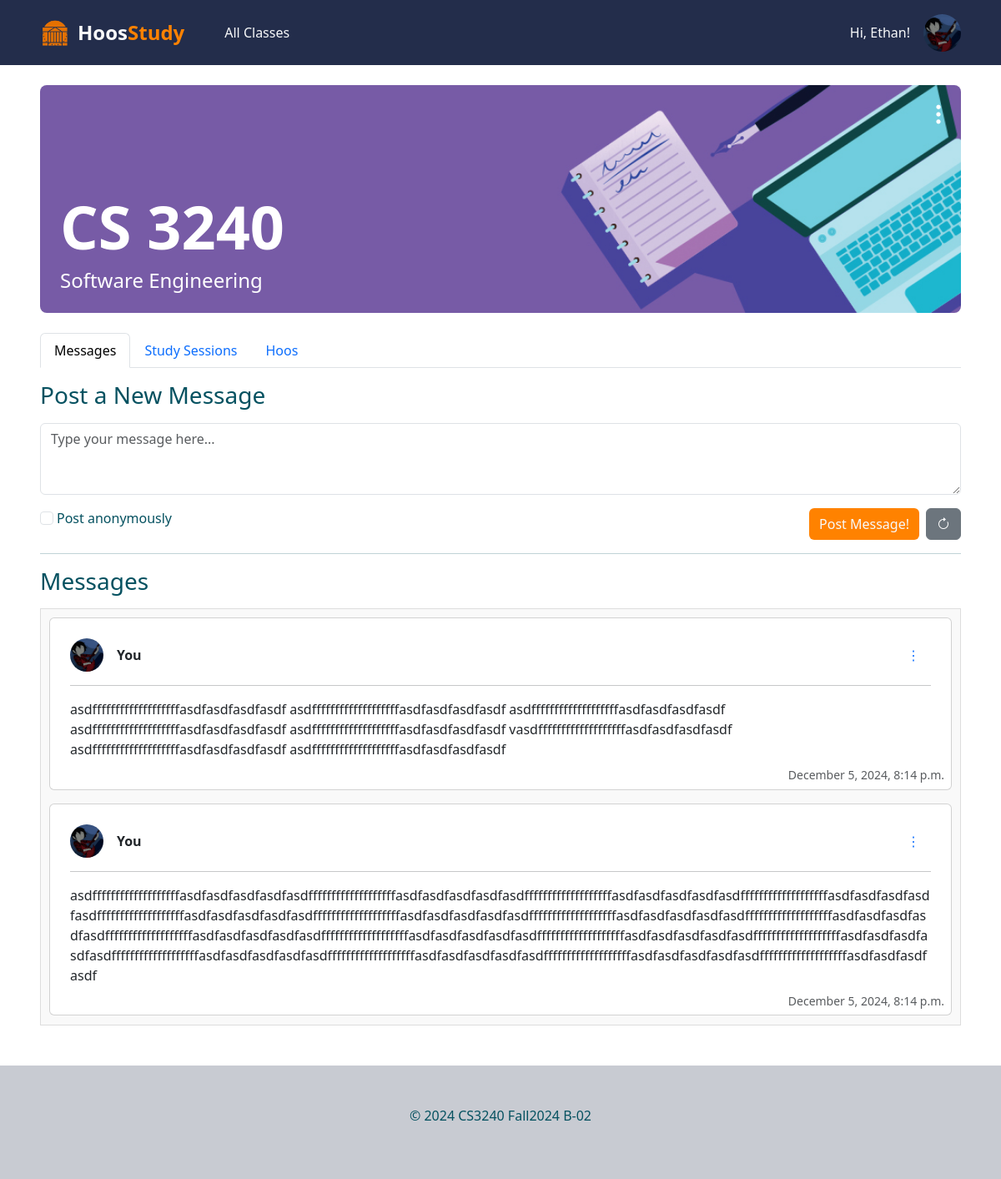
/course/171/ (signed in), run on the app's committed database.
### hoos_study_app/models.py (models this page shows, shortened)
class User(AbstractUser):
    YEAR_CHOICES = [
        ('1', 'First Year'),
        ('2', 'Second Year'),
        ('3', 'Third Year'),
        ('4', 'Fourth Year'),
    ]
    is_pma_admin = models.BooleanField(default=False)
    year = models.CharField(max_length=1, choices=YEAR_CHOICES,  null=True, blank=True)
    profile_picture = models.ImageField(
        upload_to='profile_pictures/', null=True, blank=True,
        validators=[validate_file_extension, validate_file_size],
        default=random_profile_picture
    )
    def __str__(self):
        return self.username

class UserCoursePreference(models.Model):
    user = models.ForeignKey(User, on_delete=models.CASCADE)
    course = models.ForeignKey(Course, on_delete=models.CASCADE)
    background_image = models.CharField(max_length=255, blank=True, null=True, default=random_background_image)  # Path to the selected image

class Course(models.Model):
    mnemonic = models.CharField(max_length=4, default="GEN")
    number = models.IntegerField(default=1000)
    title = models.CharField(max_length=100, default="HOOS")
    students = models.ManyToManyField(User, related_name="courses", blank=True)
    semester = models.CharField(max_length=20, default="N/A")

class Message(models.Model):
    message_board = models.ForeignKey(MessageBoard, related_name='messages', on_delete=models.CASCADE)
    user = models.ForeignKey(User, on_delete=models.CASCADE)
    content = models.TextField(blank=False)
    timestamp = models.DateTimeField(auto_now_add=True)
    is_anonymous = models.BooleanField(default=False)

### hoos_study_app/views.py (the view, shortened to what this page needs)
# urls.py: path('course/<int:pk>/', views.CourseGroupView.as_view(), name='course_group'),
class CourseGroupView(LoginRequiredMixin, DetailView):
    model = Course
    template_name = 'hoos_study_app/course_group.html'
    context_object_name = 'course'
    def get_object(self):
        course_id = self.kwargs.get("pk")
        return get_object_or_404(Course, pk=course_id)
    def get_context_data(self, **kwargs):
        context = super().get_context_data(**kwargs)
        course = self.get_object()
        today = localdate()
        context['documents'] = Document.objects.filter(course=course)
        context['message_board'] = course.message_board
        context['students'] = course.students.all()
        context['all_study_sessions'] = StudySession.objects.filter(course_name=course).order_by('date')
        context['upcoming_study_sessions'] = StudySession.objects.filter(course_name=course).filter(date__gte=today).order_by('date')
        context['past_study_sessions'] = StudySession.objects.filter(course_name=course).filter(date__lt=today).order_by('-date')
        context['background_image'] = UserCoursePreference.objects.get(user=self.request.user, course=course).background_image
        board = course.message_board
        messages = board.messages.select_related('user').order_by('-timestamp')
        context['board_messages'] = messages
        context['current_user'] = self.request.user
        context['submitted'] = 'submitted' in self.request.GET
        return context

### hoos_study_app/templates/hoos_study_app/course_group.html (shortened to what this page needs)
{% extends 'base.html' %}
{% load static %}
{% block content %}
<div class="position-relative rounded-3 w-100 mb-4">
    <div class="position-absolute top-0 end-0 m-2">
        <button class="btn menu-btn p-1" data-bs-toggle="dropdown" aria-expanded="false" style="border-radius: 50px;">
            <i class="bi bi-three-dots-vertical text-white fs-3"></i>
        </button>
    </div>
    <img src="{% static 'hoos_study_app/img/card_backgrounds/' %}{{ background_image }}" class="img-fluid w-100 rounded-3">
    <div class="position-absolute bottom-0 start-0 text-white p-4 w-50">
        <h2 class="display-2 fw-bold">{{ course.mnemonic }} {{ course.number }}</h2>
        <h4 class="lead fs-4 mb-0">{{ course.title }}</h4>
    </div>
</div>
<ul class="nav nav-tabs" id="myTab" role="tablist">
    <li class="nav-item" role="presentation">
        <button class="nav-link active" id="messages-tab" data-bs-toggle="tab" data-bs-target="#messages" type="button" role="tab" aria-controls="messages" aria-selected="true">
            Messages
        </button>
    </li>
    <li class="nav-item" role="presentation">
        <button class="nav-link" id="study-sessions-tab" data-bs-toggle="tab" data-bs-target="#study-sessions" type="button" role="tab" aria-controls="study-sessions" aria-selected="false">
            Study Sessions
        </button>
    </li>
    <li class="nav-item" role="presentation">
        <button class="nav-link" id="hoos-tab" data-bs-toggle="tab" data-bs-target="#hoos" type="button" role="tab" aria-controls="hoos" aria-selected="false">
            Hoos
        </button>
    </li>
</ul>
<div class="tab-content mt-3" id="myTabContent">
    <div class="tab-pane fade show active" id="messages" role="tabpanel" aria-labelledby="messages-tab">
        <div class="mb-3">
            <h3>Post a New Message</h3>
        </div>
        {% if user.is_authenticated and not user.is_pma_admin %}
            <form method="post" action="" enctype="multipart/form-data" class="mb-3">
                <div class="mb-3">
                    <textarea name="content" class="form-control" rows="3" placeholder="Type your message here..." required spellcheck="true"></textarea>
                </div>
                <div class="form-check d-flex mb-3">
                    <input type="checkbox" class="form-check-input me-1" id="anonymousCheck" name="is_anonymous">
                    <label class="form-check-label" for="anonymousCheck">Post anonymously</label>
                    <div class="d-flex gap-2 ms-auto">
                        <button type="submit" class="btn btn-primary btn-outline-light" style="background-color: #FF8200; border: none;">Post Message!</button>
                        <button type="button" class="btn btn-secondary" onclick="window.location.reload();">
                            <i class="bi bi-arrow-clockwise"></i>
                        </button>
                    </div>
                </div>
            </form>
        {% elif user.is_pma_admin %}
            <p class="text-muted">You are a PMA Admin.</p>
            <textarea class="form-control" rows="3" placeholder="You can't post a messages." disabled></textarea>
        {% else %}
            <p class="text-muted">You must be logged in to post a message.</p>
            <textarea class="form-control" rows="3" placeholder="You must be logged in to post a messages." disabled></textarea>
        {% endif %}
        <hr>
        <div class="mb-3">
            <h3>Messages</h3>
        </div>
        <div id="messages-container" class="messages-container mb-4">
            {% for message in board_messages %}
            <div id="message-card-{{ message.id }}" class="card mb-3 shadow-md">
                <div class="card-body d-flex flex-column justify-content-center p-4">
                    <div id="header" class="d-flex align-items-center">
                        {% if not message.is_anonymous %}
                        <img src="{{ message.user.profile_picture.url }}" alt="Profile Picture" class="rounded-circle me-3" style="width: 2.5rem; height:auto;">
                        {% endif %}
                        <span>
                            <strong>
                                {% if message.is_anonymous %}
                                    {% if message.user == current_user %}
                                        You [anonymous]
                                    {% else %}
                                        [anonymous]
                                    {% endif %}
                                {% else %}
                                    {% if message.user == current_user %}
                                        You
                                    {% else %}
                                        {{message.user.first_name}} {{message.user.last_name}}
                                    {% endif %}
                                {% endif %}
                            </strong>
                        </span>
                        {% if message.user == user %}
                        <div class="dropdown ms-auto">
                            <button class="btn btn-link fs-bold" type="button" id="dropdownMenuButton{{ message.id }}" data-bs-toggle="dropdown" aria-expanded="false">
                                &#8942;
                            </button>
                        </div>
                        {% endif %}
                    </div>
                    <hr>
                    <div id="message-content-{{ message.id }}">
                        {{ message.content }}
                    </div>
                </div>
                <small class="text-muted timestamp">{{ message.timestamp|date:"F j, Y, g:i a" }}</small>
            </div>
            {% empty %}
                <p>No messages yet. Be the first to post!</p>
            {% endfor %}
        </div>
    </div>
</div>
{% endblock %}

### hoos_study_app/templates/base.html (shortened to what this page needs)
<!DOCTYPE html>
<html lang="en">
<head>
    {% load static %}
    <link rel="stylesheet" href="{% static 'hoos_study_app/css/styles.css' %}">
    <link href="https://cdn.jsdelivr.net/npm/bootstrap@5.3.3/dist/css/bootstrap.min.css" rel="stylesheet"
>
    <link rel="stylesheet" href="https://cdn.jsdelivr.net/npm/bootstrap-icons@1.11.3/font/bootstrap-icons.min.css">
</head>
<body class="d-flex flex-column min-vh-100">
  <header class="navbar navbar-expand-lg py-3" style="background-color: #232D4B;">
    <nav class="container-xxl px-5">
      <div class="collapse navbar-collapse text-light" id="navbarToggler">
        <a class="navbar-brand d-flex align-items-center me-5 fw-bold text-light" href="{% url 'hoos_study_app:home' %}" style="text-decoration: none;">
            <img src="{% static 'hoos_study_app/img/rotundaIcon.png' %}"
                alt="Rotunda Icon"
                style="width: 35px; height: 35px; margin-right: 10px;">
            <span style="font-size: 1.5rem; font-weight: bold;">Hoos<span style="color: #FF8200;">Study</span></span>
        </a>
        <a class="nav-link me-4" href="{% url 'hoos_study_app:class-list' %}">
          All Classes
        </a>
      </div>
      <div class="ms-auto">
        {% if user.is_authenticated %}
        <div class="d-flex align-items-center text-light">
          <p class="me-3 mb-0">Hi, {{ user.first_name }}!</p>
          <div id="profile-picture-dropdown" class="nav-item dropdown">
            <a class="nav-link dropdown-toggle" href="#" role="button" data-bs-toggle="dropdown" aria-expanded="false">
              <img id="profile-picture"
                 class="rounded-circle"
                 src="{% if user.profile_picture %}{{ user.profile_picture.url }}{% endif %}"
                 style="width: 45px; height: 45px; object-fit: cover;">
            </a>
          </div>
        </div>
        {% else %}
          <a href="{% url 'account_login' %}" class="btn btn-light">
            <i class="bi bi-box-arrow-in-right me-1"></i>
            Log In
          </a>
        {% endif %}
      </div>
    </nav>
  </header>
  {% block main %}
  <div id="content" class="container-xxl px-5 flex-grow-1 my-4 text-info-emphasis">
    {% block content %}{% endblock %}
  </div>
  {% endblock main %}
  <div class="py-5" style="background-color: #C8CBD2;">
    <footer class="container-xxl text-center text-info-emphasis">
      <p>© 2024 CS3240 Fall2024 B-02</p>
    </footer>
  </div>
</body>

### static/hoos_study_app/css/styles.css (style rules this page uses)
#profile-picture-dropdown .nav-link.dropdown-toggle::after { display: none; }

### hoos_study_app/templates/hoos_study_app/course_group.html (style rules this page uses)
.messages-container { max-height: 500px; overflow-y: auto; padding: 10px; border: 1px solid #ddd; background-color: #f9f9f9; word-wrap: break-word; }
.card-body { overflow-wrap: break-word; word-break: break-word; white-space: normal; }
.card { overflow-wrap: break-word; word-break: break-word; }
.timestamp { display: block; text-align: right; margin-top: -1rem; margin-right: 0.5rem; margin-bottom: 0.4rem; }
.dropdown .btn-link { text-decoration: none; }

### data on the page
User: first_name "Ethan", profile_picture (picture)
UserCoursePreference: background_image (picture)
Course: mnemonic "CS", number "3240", title "Software Engineering"
Message: user.profile_picture (picture), is_anonymous "You", content "asdfffffffffffffffffffasdfasdfasdfasdf asdfffffffffffffffffffasdfasdfasdfasdf asdfffffffffffffffffffasdfasdfasdfasdf asdfffffffffffffffffffasdfasdfasdfasdf asdfffffffffffffffffffasdfasdfasdfasdf vasdfffffffffffffffffffasdfasdfasdfasdf asdfffffffffffffffffffasdfasdfasdfasdf asdfffffffffffffffffffasdfasdfasdfasdf", timestamp "December 5, 2024, 8:14 p.m."
Message: user.profile_picture (picture), is_anonymous "You", content "asdfffffffffffffffffffasdfasdfasdfasdfasdfffffffffffffffffffasdfasdfasdfasdfasdfffffffffffffffffffasdfasdfasdfasdfasdfffffffffffffffffffasdfasdfasdfasdfasdfffffffffffffffffffasdfasdfasdfasdfasdfffffffffffffffffffasdfasdfasdfasdfasdfffffffffffffffffffasdfasdfasdfasdfasdfffffffffffffffffffasdfasdfasdfasdfasdfffffffffffffffffffasdfasdfasdfasdfasdfffffffffffffffffffasdfasdfasdfasdfasdfffffffffffffffffffasdfasdfasdfasdfasdfffffffffffffffffffasdfasdfasdfasdfasdfffffffffffffffffffasdfasdfasdfasdfasdfffffffffffffffffffasdfasdfasdfasdfasdfffffffffffffffffffasdfasdfasdfasdfasdfffffffffffffffffffasdfasdfasdfasdf", timestamp "December 5, 2024, 8:14 p.m."
